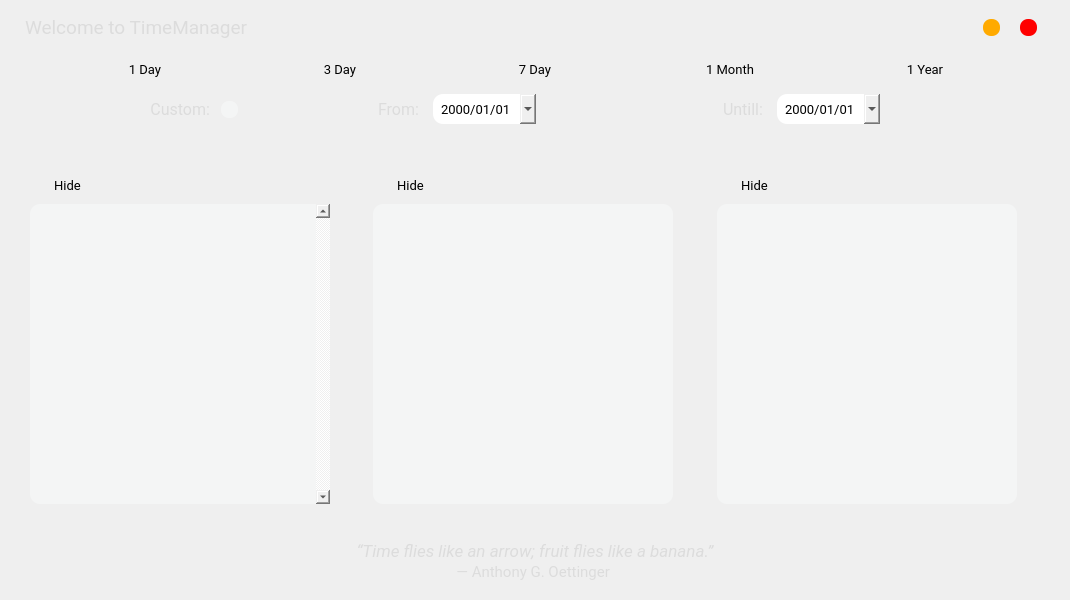
<?xml version="1.0" encoding="UTF-8"?>
<ui version="4.0">
 <class>MainWindow</class>
 <widget class="QMainWindow" name="MainWindow">
  <property name="geometry">
   <rect>
    <x>0</x>
    <y>0</y>
    <width>1070</width>
    <height>600</height>
   </rect>
  </property>
  <property name="maximumSize">
   <size>
    <width>1070</width>
    <height>600</height>
   </size>
  </property>
  <property name="windowTitle">
   <string>MainWindow</string>
  </property>
  <widget class="QWidget" name="centralwidget">
   <layout class="QVBoxLayout" name="verticalLayout">
    <property name="spacing">
     <number>0</number>
    </property>
    <property name="leftMargin">
     <number>10</number>
    </property>
    <property name="topMargin">
     <number>10</number>
    </property>
    <property name="rightMargin">
     <number>10</number>
    </property>
    <property name="bottomMargin">
     <number>10</number>
    </property>
    <item>
     <widget class="QFrame" name="frame">
      <property name="minimumSize">
       <size>
        <width>1050</width>
        <height>580</height>
       </size>
      </property>
      <property name="maximumSize">
       <size>
        <width>1050</width>
        <height>580</height>
       </size>
      </property>
      <property name="styleSheet">
       <string notr="true">background-color: qlineargradient(spread:pad, x1:0, y1:0, x2:1, y2:0, stop:0 	rgb(185, 43, 39), stop:1 rgb(66, 134, 244));
border-radius: 10px</string>
      </property>
      <property name="frameShape">
       <enum>QFrame::NoFrame</enum>
      </property>
      <property name="frameShadow">
       <enum>QFrame::Raised</enum>
      </property>
      <layout class="QVBoxLayout" name="verticalLayout_2">
       <property name="spacing">
        <number>0</number>
       </property>
       <property name="leftMargin">
        <number>0</number>
       </property>
       <property name="topMargin">
        <number>0</number>
       </property>
       <property name="rightMargin">
        <number>0</number>
       </property>
       <property name="bottomMargin">
        <number>0</number>
       </property>
       <item>
        <widget class="QFrame" name="TitleFrame">
         <property name="minimumSize">
          <size>
           <width>0</width>
           <height>0</height>
          </size>
         </property>
         <property name="maximumSize">
          <size>
           <width>16777215</width>
           <height>35</height>
          </size>
         </property>
         <property name="styleSheet">
          <string notr="true">background-color: none;</string>
         </property>
         <property name="frameShape">
          <enum>QFrame::StyledPanel</enum>
         </property>
         <property name="frameShadow">
          <enum>QFrame::Raised</enum>
         </property>
         <layout class="QHBoxLayout" name="horizontalLayout">
          <property name="spacing">
           <number>0</number>
          </property>
          <property name="leftMargin">
           <number>0</number>
          </property>
          <property name="topMargin">
           <number>0</number>
          </property>
          <property name="rightMargin">
           <number>0</number>
          </property>
          <property name="bottomMargin">
           <number>0</number>
          </property>
          <item>
           <widget class="QFrame" name="topTitle">
            <property name="frameShape">
             <enum>QFrame::StyledPanel</enum>
            </property>
            <property name="frameShadow">
             <enum>QFrame::Raised</enum>
            </property>
            <layout class="QVBoxLayout" name="verticalLayout_3">
             <property name="spacing">
              <number>0</number>
             </property>
             <property name="leftMargin">
              <number>15</number>
             </property>
             <property name="topMargin">
              <number>0</number>
             </property>
             <property name="rightMargin">
              <number>0</number>
             </property>
             <property name="bottomMargin">
              <number>0</number>
             </property>
             <item>
              <widget class="QLabel" name="title">
               <property name="font">
                <font>
                 <family>Roboto</family>
                 <pointsize>14</pointsize>
                </font>
               </property>
               <property name="styleSheet">
                <string notr="true">color: rgb(220, 220, 220);</string>
               </property>
               <property name="text">
                <string>Welcome to TimeManager</string>
               </property>
              </widget>
             </item>
            </layout>
           </widget>
          </item>
          <item>
           <widget class="QFrame" name="topButtons">
            <property name="maximumSize">
             <size>
              <width>100</width>
              <height>16777215</height>
             </size>
            </property>
            <property name="layoutDirection">
             <enum>Qt::LeftToRight</enum>
            </property>
            <property name="frameShape">
             <enum>QFrame::StyledPanel</enum>
            </property>
            <property name="frameShadow">
             <enum>QFrame::Raised</enum>
            </property>
            <layout class="QHBoxLayout" name="horizontalLayout_2">
             <item>
              <widget class="QPushButton" name="btnMinimize">
               <property name="minimumSize">
                <size>
                 <width>17</width>
                 <height>17</height>
                </size>
               </property>
               <property name="maximumSize">
                <size>
                 <width>17</width>
                 <height>17</height>
                </size>
               </property>
               <property name="toolTip">
                <string>Minimize</string>
               </property>
               <property name="layoutDirection">
                <enum>Qt::LeftToRight</enum>
               </property>
               <property name="styleSheet">
                <string notr="true">QPushButton{
	border: none;
	border-radius: 8px;
	background-color: rgb(255, 170, 0);
}
QPushButton:hover{	
	background-color: rgba(255, 170, 0, 150);
}</string>
               </property>
               <property name="text">
                <string/>
               </property>
              </widget>
             </item>
             <item>
              <widget class="QPushButton" name="buttonMinimize">
               <property name="minimumSize">
                <size>
                 <width>17</width>
                 <height>17</height>
                </size>
               </property>
               <property name="maximumSize">
                <size>
                 <width>17</width>
                 <height>17</height>
                </size>
               </property>
               <property name="toolTip">
                <string>Close</string>
               </property>
               <property name="layoutDirection">
                <enum>Qt::RightToLeft</enum>
               </property>
               <property name="styleSheet">
                <string notr="true">QPushButton{
	border: none;
	border-radius: 8px;
	background-color: rgb(255, 0, 0);
}
QPushButton:hover{	
	background-color: rgba(255, 0, 0, 150);
}</string>
               </property>
               <property name="text">
                <string/>
               </property>
              </widget>
             </item>
            </layout>
           </widget>
          </item>
         </layout>
        </widget>
       </item>
       <item>
        <widget class="QFrame" name="OptionFrame">
         <property name="maximumSize">
          <size>
           <width>16777215</width>
           <height>16777215</height>
          </size>
         </property>
         <property name="styleSheet">
          <string notr="true">background-color: none;</string>
         </property>
         <property name="frameShape">
          <enum>QFrame::StyledPanel</enum>
         </property>
         <property name="frameShadow">
          <enum>QFrame::Raised</enum>
         </property>
         <layout class="QVBoxLayout" name="verticalLayout_4">
          <property name="spacing">
           <number>0</number>
          </property>
          <property name="leftMargin">
           <number>0</number>
          </property>
          <property name="topMargin">
           <number>0</number>
          </property>
          <property name="rightMargin">
           <number>0</number>
          </property>
          <property name="bottomMargin">
           <number>0</number>
          </property>
          <item>
           <widget class="QFrame" name="frame_2">
            <property name="maximumSize">
             <size>
              <width>16777215</width>
              <height>100</height>
             </size>
            </property>
            <property name="frameShape">
             <enum>QFrame::StyledPanel</enum>
            </property>
            <property name="frameShadow">
             <enum>QFrame::Raised</enum>
            </property>
            <layout class="QHBoxLayout" name="horizontalLayout_3">
             <property name="spacing">
              <number>9</number>
             </property>
             <item>
              <widget class="QPushButton" name="pushButton_7">
               <property name="sizePolicy">
                <sizepolicy hsizetype="Preferred" vsizetype="Preferred">
                 <horstretch>0</horstretch>
                 <verstretch>0</verstretch>
                </sizepolicy>
               </property>
               <property name="minimumSize">
                <size>
                 <width>120</width>
                 <height>31</height>
                </size>
               </property>
               <property name="maximumSize">
                <size>
                 <width>120</width>
                 <height>31</height>
                </size>
               </property>
               <property name="font">
                <font>
                 <family>Roboto</family>
                 <pointsize>10</pointsize>
                </font>
               </property>
               <property name="styleSheet">
                <string notr="true">QPushButton{
background-color: qlineargradient(spread:pad, x1:0, y1:0, x1:1, y2:0, stop:0 	rgb(43, 192, 228), stop:1 rgb(234, 236, 198));

}

QPushButton:hover{	
	background-color: qlineargradient(spread:pad, x1:0, y1:0, x1:1, y2:0, stop:0 	rgba(43, 192, 228, 150), stop:1 rgba(234, 236, 198, 150));
}

</string>
               </property>
               <property name="text">
                <string>1 Day</string>
               </property>
              </widget>
             </item>
             <item>
              <widget class="QPushButton" name="pushButton_10">
               <property name="sizePolicy">
                <sizepolicy hsizetype="Preferred" vsizetype="Preferred">
                 <horstretch>0</horstretch>
                 <verstretch>0</verstretch>
                </sizepolicy>
               </property>
               <property name="minimumSize">
                <size>
                 <width>120</width>
                 <height>31</height>
                </size>
               </property>
               <property name="maximumSize">
                <size>
                 <width>120</width>
                 <height>31</height>
                </size>
               </property>
               <property name="font">
                <font>
                 <family>Roboto</family>
                 <pointsize>10</pointsize>
                </font>
               </property>
               <property name="styleSheet">
                <string notr="true">QPushButton{
background-color: qlineargradient(spread:pad, x1:0, y1:0, x1:1, y2:0, stop:0 	rgb(43, 192, 228), stop:1 rgb(234, 236, 198));

}

QPushButton:hover{	
	background-color: qlineargradient(spread:pad, x1:0, y1:0, x1:1, y2:0, stop:0 	rgba(43, 192, 228, 150), stop:1 rgba(234, 236, 198, 150));
}</string>
               </property>
               <property name="text">
                <string>3 Day</string>
               </property>
              </widget>
             </item>
             <item>
              <widget class="QPushButton" name="pushButton_11">
               <property name="sizePolicy">
                <sizepolicy hsizetype="Preferred" vsizetype="Preferred">
                 <horstretch>0</horstretch>
                 <verstretch>0</verstretch>
                </sizepolicy>
               </property>
               <property name="minimumSize">
                <size>
                 <width>120</width>
                 <height>31</height>
                </size>
               </property>
               <property name="maximumSize">
                <size>
                 <width>120</width>
                 <height>31</height>
                </size>
               </property>
               <property name="font">
                <font>
                 <family>Roboto</family>
                 <pointsize>10</pointsize>
                </font>
               </property>
               <property name="styleSheet">
                <string notr="true">QPushButton{
background-color: qlineargradient(spread:pad, x1:0, y1:0, x1:1, y2:0, stop:0 	rgb(43, 192, 228), stop:1 rgb(234, 236, 198));

}

QPushButton:hover{	
	background-color: qlineargradient(spread:pad, x1:0, y1:0, x1:1, y2:0, stop:0 	rgba(43, 192, 228, 150), stop:1 rgba(234, 236, 198, 150));
}</string>
               </property>
               <property name="text">
                <string>7 Day</string>
               </property>
              </widget>
             </item>
             <item>
              <widget class="QPushButton" name="pushButton_9">
               <property name="sizePolicy">
                <sizepolicy hsizetype="Preferred" vsizetype="Preferred">
                 <horstretch>0</horstretch>
                 <verstretch>0</verstretch>
                </sizepolicy>
               </property>
               <property name="minimumSize">
                <size>
                 <width>120</width>
                 <height>31</height>
                </size>
               </property>
               <property name="maximumSize">
                <size>
                 <width>120</width>
                 <height>31</height>
                </size>
               </property>
               <property name="font">
                <font>
                 <family>Roboto</family>
                 <pointsize>10</pointsize>
                </font>
               </property>
               <property name="styleSheet">
                <string notr="true">QPushButton{
background-color: qlineargradient(spread:pad, x1:0, y1:0, x1:1, y2:0, stop:0 	rgb(43, 192, 228), stop:1 rgb(234, 236, 198));

}

QPushButton:hover{	
	background-color: qlineargradient(spread:pad, x1:0, y1:0, x1:1, y2:0, stop:0 	rgba(43, 192, 228, 150), stop:1 rgba(234, 236, 198, 150));
}</string>
               </property>
               <property name="text">
                <string>1 Month</string>
               </property>
              </widget>
             </item>
             <item>
              <widget class="QPushButton" name="pushButton_8">
               <property name="sizePolicy">
                <sizepolicy hsizetype="Preferred" vsizetype="Preferred">
                 <horstretch>0</horstretch>
                 <verstretch>0</verstretch>
                </sizepolicy>
               </property>
               <property name="minimumSize">
                <size>
                 <width>120</width>
                 <height>31</height>
                </size>
               </property>
               <property name="maximumSize">
                <size>
                 <width>120</width>
                 <height>31</height>
                </size>
               </property>
               <property name="font">
                <font>
                 <family>Roboto</family>
                 <pointsize>10</pointsize>
                </font>
               </property>
               <property name="styleSheet">
                <string notr="true">QPushButton{
background-color: qlineargradient(spread:pad, x1:0, y1:0, x1:1, y2:0, stop:0 	rgb(43, 192, 228), stop:1 rgb(234, 236, 198));

}

QPushButton:hover{	
	background-color: qlineargradient(spread:pad, x1:0, y1:0, x1:1, y2:0, stop:0 	rgba(43, 192, 228, 150), stop:1 rgba(234, 236, 198, 150));
}</string>
               </property>
               <property name="text">
                <string>1 Year</string>
               </property>
              </widget>
             </item>
            </layout>
           </widget>
          </item>
          <item>
           <widget class="QFrame" name="frame_3">
            <property name="minimumSize">
             <size>
              <width>0</width>
              <height>450</height>
             </size>
            </property>
            <property name="maximumSize">
             <size>
              <width>16777215</width>
              <height>16777215</height>
             </size>
            </property>
            <property name="frameShape">
             <enum>QFrame::StyledPanel</enum>
            </property>
            <property name="frameShadow">
             <enum>QFrame::Raised</enum>
            </property>
            <layout class="QHBoxLayout" name="horizontalLayout_4">
             <property name="spacing">
              <number>0</number>
             </property>
             <property name="leftMargin">
              <number>10</number>
             </property>
             <property name="topMargin">
              <number>0</number>
             </property>
             <property name="rightMargin">
              <number>10</number>
             </property>
             <property name="bottomMargin">
              <number>0</number>
             </property>
             <item>
              <widget class="QFrame" name="frame_4">
               <property name="frameShape">
                <enum>QFrame::StyledPanel</enum>
               </property>
               <property name="frameShadow">
                <enum>QFrame::Raised</enum>
               </property>
               <widget class="QLabel" name="label_4">
                <property name="geometry">
                 <rect>
                  <x>130</x>
                  <y>0</y>
                  <width>60</width>
                  <height>30</height>
                 </rect>
                </property>
                <property name="maximumSize">
                 <size>
                  <width>60</width>
                  <height>30</height>
                 </size>
                </property>
                <property name="font">
                 <font>
                  <family>Roboto</family>
                  <pointsize>12</pointsize>
                  <weight>50</weight>
                  <bold>false</bold>
                 </font>
                </property>
                <property name="styleSheet">
                 <string notr="true">background-color: rgb(253, 255, 255, 0);
color: rgb(220, 220, 220);</string>
                </property>
                <property name="text">
                 <string>Custom:</string>
                </property>
                <property name="textFormat">
                 <enum>Qt::AutoText</enum>
                </property>
                <property name="scaledContents">
                 <bool>false</bool>
                </property>
                <property name="alignment">
                 <set>Qt::AlignRight|Qt::AlignTrailing|Qt::AlignVCenter</set>
                </property>
               </widget>
               <widget class="QPushButton" name="pushButton_14">
                <property name="geometry">
                 <rect>
                  <x>10</x>
                  <y>80</y>
                  <width>75</width>
                  <height>23</height>
                 </rect>
                </property>
                <property name="font">
                 <font>
                  <family>Roboto</family>
                  <pointsize>10</pointsize>
                 </font>
                </property>
                <property name="styleSheet">
                 <string notr="true">QPushButton{
background-color: qlineargradient(spread:pad, x1:0, y1:0, x1:1, y2:0, stop:0 	rgb(43, 192, 228), stop:1 rgb(234, 236, 198));

}

QPushButton:hover{	
	background-color: qlineargradient(spread:pad, x1:0, y1:0, x1:1, y2:0, stop:0 	rgba(43, 192, 228, 150), stop:1 rgba(234, 236, 198, 150));
}
</string>
                </property>
                <property name="text">
                 <string>Hide</string>
                </property>
               </widget>
               <widget class="QTextBrowser" name="textBrowser_4">
                <property name="geometry">
                 <rect>
                  <x>10</x>
                  <y>110</y>
                  <width>300</width>
                  <height>300</height>
                 </rect>
                </property>
                <property name="font">
                 <font>
                  <family>Roboto</family>
                  <pointsize>10</pointsize>
                 </font>
                </property>
                <property name="styleSheet">
                 <string notr="true">QScrollBar:vertical{
	border:none;
	background-color: rgb(253, 255, 255, 20);
	border-radius:0px;
	width:15px;
	margin: 15px 0 15px 0;
}

QScrollBar::handle:vertical{
	background-color: rgb(59,59,90);
	min-height:10px;
	border-radius:7px;
}

QScrollBar::handle:vertical:hover{
	background-color: rgb(255, 0, 0);
}

QScrollBar::sub-line:vertical{
      border: none;
      background: none;
}

QScrollBar::add-line:vertical{
      border: none;
      background: none;
}

QWidget{
	background-color: rgb(253, 255, 255, 99);
}




</string>
                </property>
                <property name="verticalScrollBarPolicy">
                 <enum>Qt::ScrollBarAlwaysOn</enum>
                </property>
               </widget>
               <widget class="QPushButton" name="btnMinimize_2">
                <property name="geometry">
                 <rect>
                  <x>201</x>
                  <y>7</y>
                  <width>17</width>
                  <height>17</height>
                 </rect>
                </property>
                <property name="minimumSize">
                 <size>
                  <width>17</width>
                  <height>17</height>
                 </size>
                </property>
                <property name="maximumSize">
                 <size>
                  <width>17</width>
                  <height>17</height>
                 </size>
                </property>
                <property name="layoutDirection">
                 <enum>Qt::LeftToRight</enum>
                </property>
                <property name="styleSheet">
                 <string notr="true">QPushButton{
	border: none;
	border-radius: 8px;
	background-color: rgb(253, 255, 255, 99);
}
QPushButton:hover{	
	background-color: rgba(253, 255, 255, 50);
}
QPushButton:pressed{
	background-color: rgb(59,59,90);
}</string>
                </property>
                <property name="text">
                 <string/>
                </property>
               </widget>
              </widget>
             </item>
             <item>
              <widget class="QFrame" name="frame_5">
               <property name="frameShape">
                <enum>QFrame::StyledPanel</enum>
               </property>
               <property name="frameShadow">
                <enum>QFrame::Raised</enum>
               </property>
               <widget class="QDateEdit" name="dateEdit_3">
                <property name="geometry">
                 <rect>
                  <x>70</x>
                  <y>0</y>
                  <width>103</width>
                  <height>30</height>
                 </rect>
                </property>
                <property name="maximumSize">
                 <size>
                  <width>120</width>
                  <height>30</height>
                 </size>
                </property>
                <property name="font">
                 <font>
                  <family>Roboto</family>
                  <pointsize>10</pointsize>
                 </font>
                </property>
                <property name="styleSheet">
                 <string notr="true">QDateEdit{
	background-color: qlineargradient(spread:pad, x1:0, y1:0, x1:1, y2:0, stop:0 	rgb(43, 192, 228), stop:1 rgb(234, 236, 198));
	border-width:5px;
}

QDateEdit:hover{	
	background-color: qlineargradient(spread:pad, x1:0, y1:0, x1:1, y2:0, stop:0 	rgba(43, 192, 228, 150), stop:1 rgba(234, 236, 198, 150));
}

QDateEdit::drop-down {
}</string>
                </property>
                <property name="alignment">
                 <set>Qt::AlignCenter</set>
                </property>
                <property name="buttonSymbols">
                 <enum>QAbstractSpinBox::NoButtons</enum>
                </property>
                <property name="displayFormat">
                 <string>yyyy/MM/dd</string>
                </property>
                <property name="calendarPopup">
                 <bool>true</bool>
                </property>
               </widget>
               <widget class="QLabel" name="label_3">
                <property name="geometry">
                 <rect>
                  <x>0</x>
                  <y>0</y>
                  <width>56</width>
                  <height>30</height>
                 </rect>
                </property>
                <property name="maximumSize">
                 <size>
                  <width>56</width>
                  <height>30</height>
                 </size>
                </property>
                <property name="font">
                 <font>
                  <family>Roboto</family>
                  <pointsize>12</pointsize>
                  <weight>50</weight>
                  <bold>false</bold>
                 </font>
                </property>
                <property name="layoutDirection">
                 <enum>Qt::LeftToRight</enum>
                </property>
                <property name="styleSheet">
                 <string notr="true">background-color: rgb(253, 255, 255, 0);
color: rgb(220, 220, 220);</string>
                </property>
                <property name="text">
                 <string>From:</string>
                </property>
                <property name="alignment">
                 <set>Qt::AlignRight|Qt::AlignTrailing|Qt::AlignVCenter</set>
                </property>
               </widget>
               <widget class="QPushButton" name="pushButton_15">
                <property name="geometry">
                 <rect>
                  <x>10</x>
                  <y>80</y>
                  <width>75</width>
                  <height>23</height>
                 </rect>
                </property>
                <property name="font">
                 <font>
                  <family>Roboto</family>
                  <pointsize>10</pointsize>
                 </font>
                </property>
                <property name="styleSheet">
                 <string notr="true">QPushButton{
background-color: qlineargradient(spread:pad, x1:0, y1:0, x1:1, y2:0, stop:0 	rgb(43, 192, 228), stop:1 rgb(234, 236, 198));

}

QPushButton:hover{	
	background-color: qlineargradient(spread:pad, x1:0, y1:0, x1:1, y2:0, stop:0 	rgba(43, 192, 228, 150), stop:1 rgba(234, 236, 198, 150));
}</string>
                </property>
                <property name="text">
                 <string>Hide</string>
                </property>
               </widget>
               <widget class="QChartView" name="graphicsView">
                <property name="geometry">
                 <rect>
                  <x>10</x>
                  <y>110</y>
                  <width>300</width>
                  <height>300</height>
                 </rect>
                </property>
                <property name="font">
                 <font>
                  <family>Roboto</family>
                  <pointsize>10</pointsize>
                 </font>
                </property>
                <property name="styleSheet">
                 <string notr="true">QWidget{
	background-color: rgb(253, 255, 255, 99);
}
</string>
                </property>
               </widget>
              </widget>
             </item>
             <item>
              <widget class="QFrame" name="frame_6">
               <property name="frameShape">
                <enum>QFrame::StyledPanel</enum>
               </property>
               <property name="frameShadow">
                <enum>QFrame::Raised</enum>
               </property>
               <widget class="QLabel" name="label_5">
                <property name="geometry">
                 <rect>
                  <x>0</x>
                  <y>0</y>
                  <width>56</width>
                  <height>30</height>
                 </rect>
                </property>
                <property name="maximumSize">
                 <size>
                  <width>56</width>
                  <height>30</height>
                 </size>
                </property>
                <property name="font">
                 <font>
                  <family>Roboto</family>
                  <pointsize>12</pointsize>
                  <weight>50</weight>
                  <bold>false</bold>
                 </font>
                </property>
                <property name="styleSheet">
                 <string notr="true">color: rgb(220, 220, 220);</string>
                </property>
                <property name="text">
                 <string>Untill:</string>
                </property>
                <property name="textFormat">
                 <enum>Qt::AutoText</enum>
                </property>
                <property name="scaledContents">
                 <bool>false</bool>
                </property>
                <property name="alignment">
                 <set>Qt::AlignRight|Qt::AlignTrailing|Qt::AlignVCenter</set>
                </property>
               </widget>
               <widget class="QDateEdit" name="dateEdit_4">
                <property name="geometry">
                 <rect>
                  <x>70</x>
                  <y>0</y>
                  <width>103</width>
                  <height>30</height>
                 </rect>
                </property>
                <property name="maximumSize">
                 <size>
                  <width>120</width>
                  <height>30</height>
                 </size>
                </property>
                <property name="font">
                 <font>
                  <family>Roboto</family>
                  <pointsize>10</pointsize>
                 </font>
                </property>
                <property name="styleSheet">
                 <string notr="true">QDateEdit{
background-color: qlineargradient(spread:pad, x1:0, y1:0, x1:1, y2:0, stop:0 	rgb(43, 192, 228), stop:1 rgb(234, 236, 198));

}

QDateEdit:hover{	
	background-color: qlineargradient(spread:pad, x1:0, y1:0, x1:1, y2:0, stop:0 	rgba(43, 192, 228, 150), stop:1 rgba(234, 236, 198, 150));
}</string>
                </property>
                <property name="alignment">
                 <set>Qt::AlignCenter</set>
                </property>
                <property name="buttonSymbols">
                 <enum>QAbstractSpinBox::NoButtons</enum>
                </property>
                <property name="displayFormat">
                 <string>yyyy/MM/dd</string>
                </property>
                <property name="calendarPopup">
                 <bool>true</bool>
                </property>
               </widget>
               <widget class="QPushButton" name="pushButton_16">
                <property name="geometry">
                 <rect>
                  <x>10</x>
                  <y>80</y>
                  <width>75</width>
                  <height>23</height>
                 </rect>
                </property>
                <property name="font">
                 <font>
                  <family>Roboto</family>
                  <pointsize>10</pointsize>
                 </font>
                </property>
                <property name="styleSheet">
                 <string notr="true">QPushButton{
background-color: qlineargradient(spread:pad, x1:0, y1:0, x1:1, y2:0, stop:0 	rgb(43, 192, 228), stop:1 rgb(234, 236, 198));

}

QPushButton:hover{	
	background-color: qlineargradient(spread:pad, x1:0, y1:0, x1:1, y2:0, stop:0 	rgba(43, 192, 228, 150), stop:1 rgba(234, 236, 198, 150));
}</string>
                </property>
                <property name="text">
                 <string>Hide</string>
                </property>
               </widget>
               <widget class="QChartView" name="graphicsView_2">
                <property name="geometry">
                 <rect>
                  <x>10</x>
                  <y>110</y>
                  <width>300</width>
                  <height>300</height>
                 </rect>
                </property>
                <property name="font">
                 <font>
                  <family>Roboto</family>
                  <pointsize>10</pointsize>
                 </font>
                </property>
                <property name="styleSheet">
                 <string notr="true">QWidget{
	background-color: rgb(253, 255, 255, 99);
}
</string>
                </property>
               </widget>
              </widget>
             </item>
            </layout>
           </widget>
          </item>
         </layout>
        </widget>
       </item>
       <item>
        <widget class="QFrame" name="frame_7">
         <property name="frameShape">
          <enum>QFrame::StyledPanel</enum>
         </property>
         <property name="frameShadow">
          <enum>QFrame::Raised</enum>
         </property>
         <layout class="QHBoxLayout" name="horizontalLayout_5">
          <property name="topMargin">
           <number>0</number>
          </property>
          <property name="bottomMargin">
           <number>0</number>
          </property>
          <item>
           <widget class="QFrame" name="frame_8">
            <property name="styleSheet">
             <string notr="true">background-color: none;</string>
            </property>
            <property name="frameShape">
             <enum>QFrame::StyledPanel</enum>
            </property>
            <property name="frameShadow">
             <enum>QFrame::Raised</enum>
            </property>
            <layout class="QVBoxLayout" name="verticalLayout_5">
             <property name="spacing">
              <number>2</number>
             </property>
             <item>
              <widget class="QLabel" name="label">
               <property name="maximumSize">
                <size>
                 <width>16777215</width>
                 <height>20</height>
                </size>
               </property>
               <property name="font">
                <font>
                 <family>Roboto</family>
                 <pointsize>13</pointsize>
                 <italic>true</italic>
                </font>
               </property>
               <property name="styleSheet">
                <string notr="true">color: rgb(220, 220, 220);
background-color: none;
border-radius: 10px
</string>
               </property>
               <property name="text">
                <string>“Time flies like an arrow; fruit flies like a banana.”</string>
               </property>
               <property name="textFormat">
                <enum>Qt::AutoText</enum>
               </property>
               <property name="alignment">
                <set>Qt::AlignCenter</set>
               </property>
              </widget>
             </item>
             <item>
              <widget class="QLabel" name="label_2">
               <property name="maximumSize">
                <size>
                 <width>16777215</width>
                 <height>20</height>
                </size>
               </property>
               <property name="font">
                <font>
                 <family>Roboto</family>
                 <pointsize>11</pointsize>
                </font>
               </property>
               <property name="styleSheet">
                <string notr="true">color: rgb(220, 220, 220);
background-color: none;
border-radius: 10px
</string>
               </property>
               <property name="text">
                <string>― Anthony G. Oettinger </string>
               </property>
               <property name="textFormat">
                <enum>Qt::AutoText</enum>
               </property>
               <property name="alignment">
                <set>Qt::AlignCenter</set>
               </property>
              </widget>
             </item>
            </layout>
           </widget>
          </item>
         </layout>
        </widget>
       </item>
      </layout>
     </widget>
    </item>
   </layout>
  </widget>
 </widget>
 <customwidgets>
  <customwidget>
   <class>QChartView</class>
   <extends>QGraphicsView</extends>
   <header>QtCharts</header>
  </customwidget>
 </customwidgets>
 <resources>
  <include location="../PyQt5/Qt/translations/resources.qrc"/>
 </resources>
 <connections/>
</ui>
